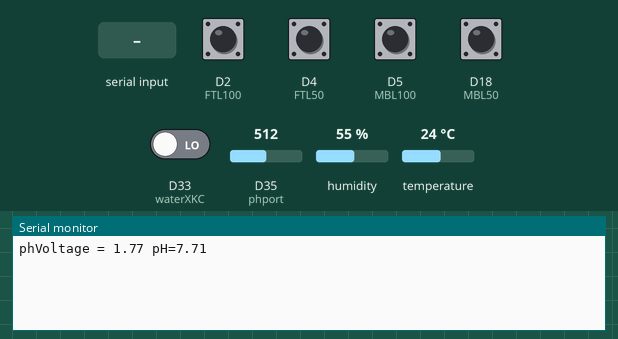
Recording of a sketch running on a simulated Arduino Due. Shown: the last lines printed to the serial monitor. The inputs (shaded band) are chosen by the test bench; at power-on: D2 (FTL100), D4 (FTL50), D5 (MBL100), D18 (MBL50) HIGH, D33 (waterXKC) LOW, D35 (phport) = 512, humidity 55 %, temperature 24 °C (analog values on the 0–1023 scale).

Above: at 2.2 s.
2.3 s: "T" received over the second serial link
At 3.2 s:
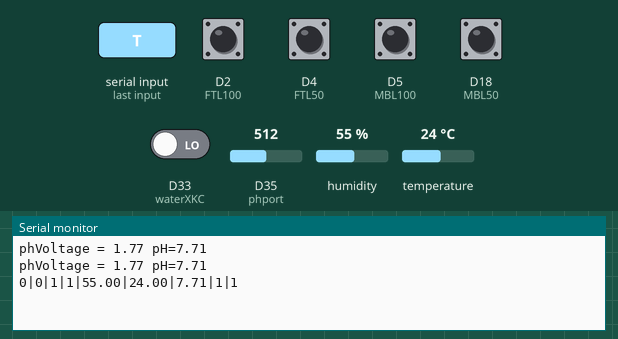
4.3 s: D35 (phport) set to 716
At 4.7 s:
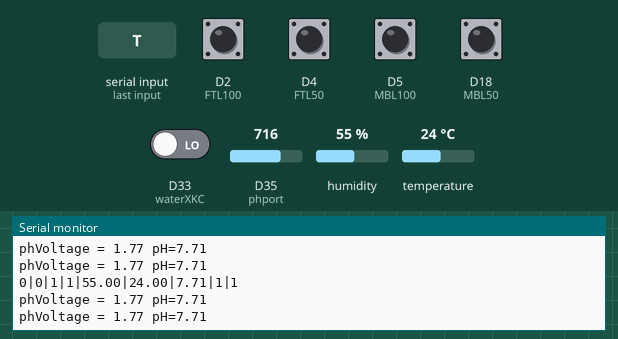
5.8 s: D35 (phport) set to 900
At 6.8 s:
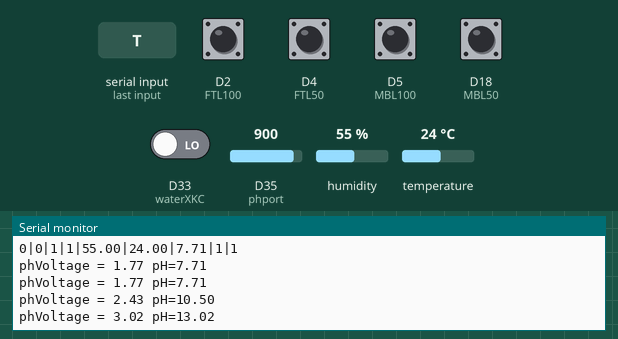
Timing chart, 0 to 8.8 s (numbered marks = the images above; inputs shaded):
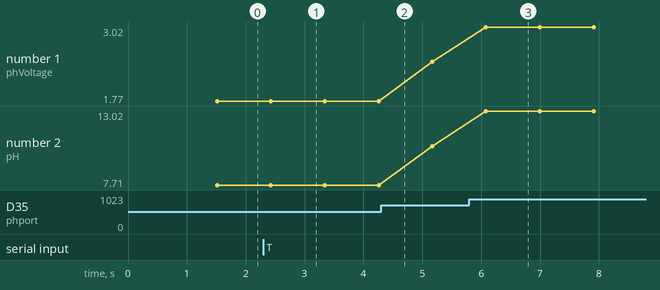

Measured:
- after the input at 2.3 s, the serial monitor: prints a new line after 0.53 s (image 1)
- after the input at 5.8 s, the serial monitor: prints a new line after 0.28 s (image 3)
- plotted number 1: 1.77 → 2.43 after the input at 4.3 s, 2.43 → 3.02 after the input at 5.8 s
- plotted number 2: 7.71 → 10.5 after the input at 4.3 s, 10.5 → 13.02 after the input at 5.8 s

The sketch:

board1-2v2.ino
```cpp
#include "DHT.h"

// #define phport 4
// #define waterHW 35
#define waterXKC 33
#define phport 35

#define DHTPIN 25
#define DHTTYPE DHT22
DHT dht(DHTPIN, DHTTYPE);

#define FTL50 4
#define FTL100 2

#define MBL50 18
#define MBL100 5

bool FTlit50, FTlit100;
bool MBlit50, MBlit100;

//--------phsensor------------
long phTot;
float pHValue, phAvg, phVoltage;
float C = 0;       //Constant of straight line (Y = mx + C)
float m = 4.2424;  // Slope of straight line (Y = mx + C)
//----------------------------
//------fertilizerSensor------
int sensorValue;
//----------------------------
//------TempHumiSensor------
float h, t;
String Humi, Temp;
//----------------------------
bool waterstate, fertilizersstate;

bool sendFlag = false;  // Control signal to indicate when to send data

void setup() {
  pinMode(phport, INPUT);
  // pinMode(waterHW, INPUT);
  pinMode(waterXKC, INPUT_PULLDOWN);

  pinMode(FTL50, INPUT_PULLUP);
  pinMode(FTL100, INPUT_PULLUP);

  pinMode(MBL50, INPUT_PULLUP);
  pinMode(MBL100, INPUT_PULLUP);

  delay(1000);

  dht.begin();

  Serial2.begin(115200);
  Serial.begin(115200);
  analogReadResolution(12);
}

void PHsensor() {
  phTot = 0;
  phAvg = 0;
  phVoltage = 0;
  pHValue = 0;
  // taking 100 sample and adding with 10 milli second delay
  for (int x = 0; x < 100; x++) {
    phTot += analogRead(phport);
    delay(1);
  }
  phAvg = phTot / 100;

  phVoltage = phAvg * (3.3 / 4095.0);
  phVoltage += 0.12;  // Add 0.1 to phVoltage
  pHValue = phVoltage * m + C;
  pHValue += 0.2;

  Serial.print("phVoltage = ");
  Serial.print(phVoltage);
  Serial.print(" ");
  Serial.print("pH=");
  Serial.println(pHValue);
}

void ReadHumiTemp() {
  // Wait a few seconds between measurements.
  // delay(1000);

  // อ่านค่าความชื้น
  h = dht.readHumidity();
  // อ่านอุณหภูมิเป็นเซลเซียส (ค่าเริ่มต้น)
  t = dht.readTemperature();
  // // อ่านอุณหภูมิเป็นฟาเรนไฮต์ (isFahrenheit = true)
  // float f = dht.readTemperature(true);

  // ตรวจสอบว่าการอ่านล้มเหลวและออกก่อนกําหนดหรือไม่ (เพื่อลองอีกครั้ง)
  if (isnan(h) || isnan(t)) {
    Serial.println(F("Failed to read from DHT sensor!"));
    return;
  }

  // Serial.print(F("Humidity: "));
  // Serial.print(h);
  // Serial.print(F("% Temperature: "));
  // Serial.print(t);
  // Serial.println(F(" C "));
}
void ReadLevelFT() {
    FTlit50 = digitalRead(FTL50);
    FTlit100 = digitalRead(FTL100);
}

void ReadLevelMB() {
  if (digitalRead(MBL50) > 0) {
    MBlit50 = true;
  } else {
    FTlit50 = false;
  }

  if (digitalRead(MBL100) > 0) {
    MBlit100 = true;
  } else {
    MBlit100 = false;
  }
}

void WaterLevel() {
  //ควบุมระดับน้ำ
  if (digitalRead(waterXKC) > 0) {
    waterstate = true;
  } else if (digitalRead(waterXKC) == 0) {
    waterstate = false;
  }
}

// void fertilizerSensor() {
//   sensorValue = analogRead(waterHW);
//   delay(50);
//   float waterLevel = map(sensorValue, 0, 3500, 0, 100);
//   if (waterLevel > 35) {
//     fertilizersstate = true;
//   } else {
//     fertilizersstate = false;
//   }
// }

void serialEvent() {
  while (Serial2.available()) {
    char inChar = (char)Serial2.read();
    if (inChar == 'T') {
      sendFlag = true;  // ตั้งค่าสัญญาณควบคุมเพื่อส่งข้อมูลจาก TX
    }
  }
  // ลบข้อมูลที่อ่านมาทั้งหมด
  Serial2.flush();
}

void loop() {
  /////อ่านค่าเซนเซอร์///////////////
  // fertilizerSensor();
  // delay(200);

  WaterLevel();
  delay(200);

  ReadHumiTemp();
  delay(200);

  PHsensor();
  delay(200);

  ReadLevelFT();
  delay(100);

  ReadLevelMB();
  delay(100);
  //////////////////////////////////

  ///////////ส่งค่าเซนเซอร์/////////////
  serialEvent();  ////เซ็คว่าฝั่งนู้นต้องการรับข้อมูลหรือไม่
  if (sendFlag) {
    String data = "";
    data += fertilizersstate ? "1" : "0";
    data += "|";
    data += waterstate ? "1" : "0";
    data += "|";
    data += FTlit50 ? "1" : "0";
    data += "|";
    data += FTlit100 ? "1" : "0";
    data += "|";
    data += h;
    data += "|";
    data += t;
    data += "|";
    data += pHValue;
    data += "|";
    data += MBlit50 ? "1" : "0";
    data += "|";
    data += MBlit100 ? "1" : "0";


    Serial.println(data);
    Serial2.println(data);

    sendFlag = false;
  }
  ////////////////////////////
}
```
